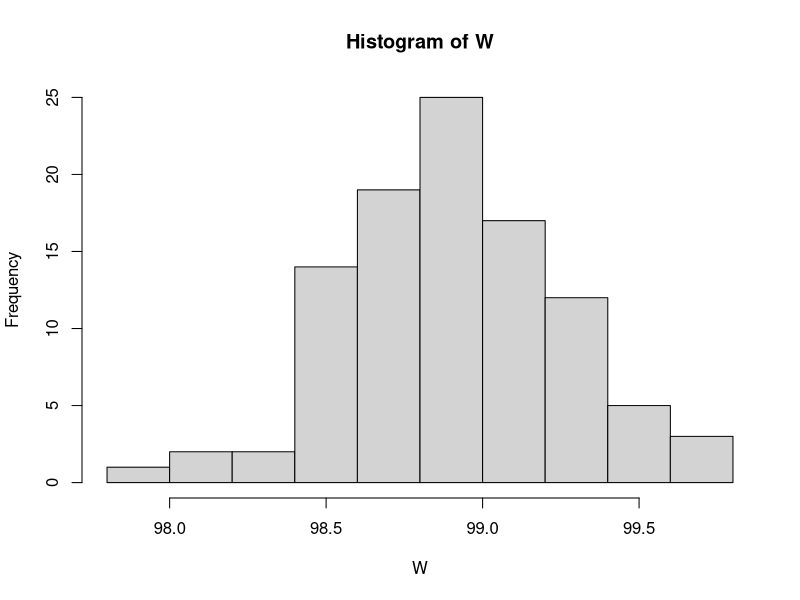

This figure's R source:
#Code Describing ideas of Point Estimator and Confidence Interval
u=0
W=integer(length=100)
for(l in 1:100)
{
  k<-0
  for(i in 1:1000)  
  {  
    n<-100                              #Sample Size
    x<-rnorm(n, mean = 0, sd = 1)       #Sample from Gaussian Distribution
    mn<-mean(x)                         #Value of Test Statistic for mean Estimation
    #print(mn)
    confidence<-0.99                    #confidence interval
    a<-qnorm((confidence+1)/2,0,1)      #The corresponding value at the particular level of confidence.      
    if(mn>-1*(a/sqrt(n)) && mn<a/sqrt(n))#If the value of the test statistic lie within the range determined by confidence interval.    
    {
      k<-k+1
    }
  }
  u=u+k
  #print(k)
  W[l]=(k*100/1000)
}
print(u/1000)   #The probability that test statistic lie within the 99% confidence interval, is simply 99%.
hist(W,breaks=10)  #The central limit theoram.
